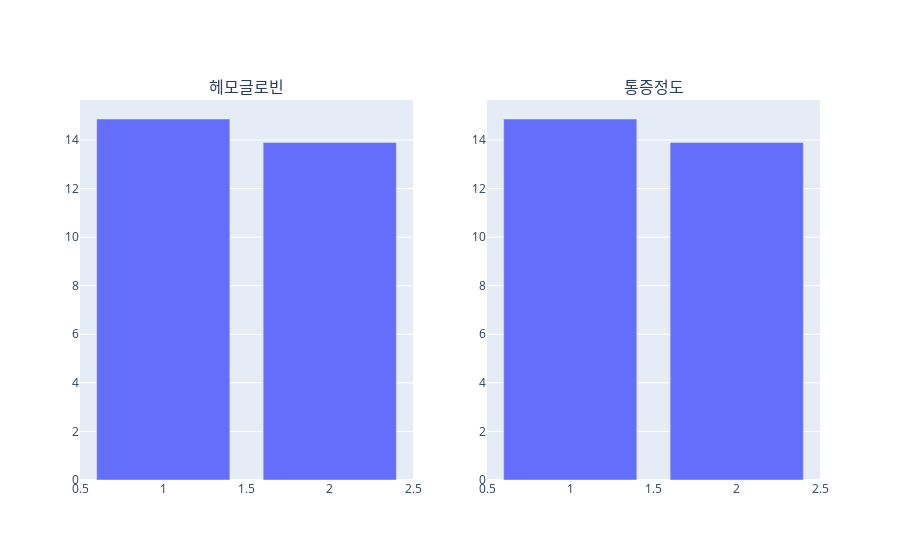

Notebook cell for this chart:
### Code cell
func2()

### Figure 1 — Plotly figure (JSON) as saved in the notebook; plotly's stock layout.template omitted (floating-point values rounded to 4 significant figures)
{"data": [{"alignmentgroup": "True", "hovertemplate": "성별=%{x}<br>헤모글로빈수치=%{y}<extra></extra>", "legendgroup": "", "marker": {"color": "#636efa", "pattern": {"shape": ""}}, "name": "", "offsetgroup": "", "orientation": "v", "showlegend": false, "textposition": "auto", "type": "bar", "x": [1, 2], "xaxis": "x", "y": [14.86, 13.9], "yaxis": "y"}, {"alignmentgroup": "True", "hovertemplate": "성별=%{x}<br>헤모글로빈수치=%{y}<extra></extra>", "legendgroup": "", "marker": {"color": "#636efa", "pattern": {"shape": ""}}, "name": "", "offsetgroup": "", "orientation": "v", "showlegend": false, "textposition": "auto", "type": "bar", "x": [1, 2], "xaxis": "x2", "y": [14.86, 13.9], "yaxis": "y2"}], "layout": {"annotations": [{"font": {"size": 16}, "showarrow": false, "text": "헤모글로빈", "x": 0.225, "xanchor": "center", "xref": "paper", "y": 1, "yanchor": "bottom", "yref": "paper"}, {"font": {"size": 16}, "showarrow": false, "text": "통증정도", "x": 0.775, "xanchor": "center", "xref": "paper", "y": 1, "yanchor": "bottom", "yref": "paper"}], "xaxis": {"anchor": "y", "domain": [0, 0.45]}, "xaxis2": {"anchor": "y2", "domain": [0.55, 1]}, "yaxis": {"anchor": "x", "domain": [0, 1]}, "yaxis2": {"anchor": "x2", "domain": [0, 1]}}}
